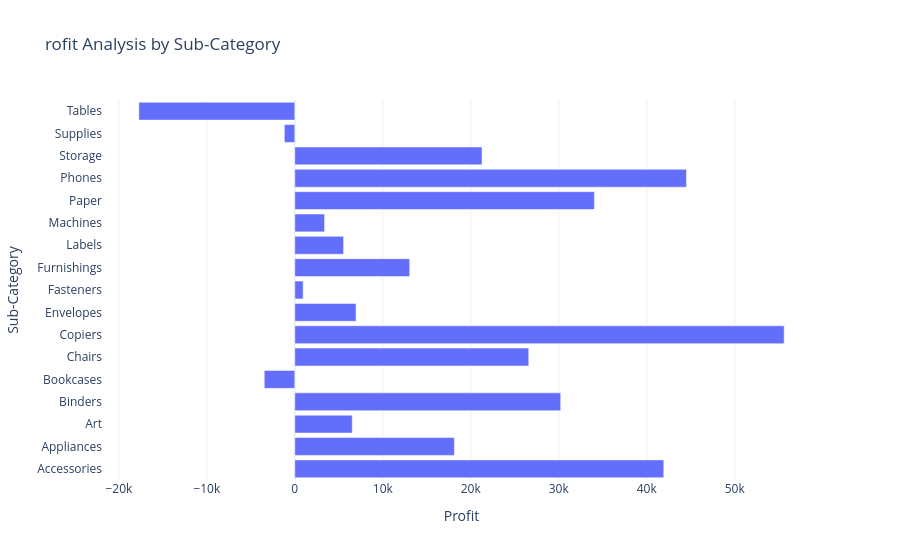

Source (notebook cell):
### Code cell
subcategoryprofit_Chart=px.bar(profits_by_subcategory, 
                            x='Profit',
                           y='Sub-Category',
                            title='rofit Analysis by Sub-Category')
subcategoryprofit_Chart.show()

### Figure 1 — Plotly figure (JSON) as saved in the notebook; plotly's stock layout.template omitted (floating-point values rounded to 4 significant figures)
{"data": [{"alignmentgroup": "True", "hovertemplate": "Profit=%{x}<br>Sub-Category=%{y}<extra></extra>", "legendgroup": "", "marker": {"color": "#636efa", "pattern": {"shape": ""}}, "name": "", "offsetgroup": "", "orientation": "h", "showlegend": false, "textposition": "auto", "type": "bar", "x": [41940.0, 18140.0, 6528.0, 30220.0, -3473.0, 26590.0, 55620.0, 6964.0, 949.5, 13060.0, 5546.0, 3385.0, 34050.0, 44520.0, 21280.0, -1189.0, -17730.0], "xaxis": "x", "y": ["Accessories", "Appliances", "Art", "Binders", "Bookcases", "Chairs", "Copiers", "Envelopes", "Fasteners", "Furnishings", "Labels", "Machines", "Paper", "Phones", "Storage", "Supplies", "Tables"], "yaxis": "y"}], "layout": {"barmode": "relative", "legend": {"tracegroupgap": 0}, "title": {"text": "rofit Analysis by Sub-Category"}, "xaxis": {"anchor": "y", "domain": [0, 1], "title": {"text": "Profit"}}, "yaxis": {"anchor": "x", "domain": [0, 1], "title": {"text": "Sub-Category"}}}}
